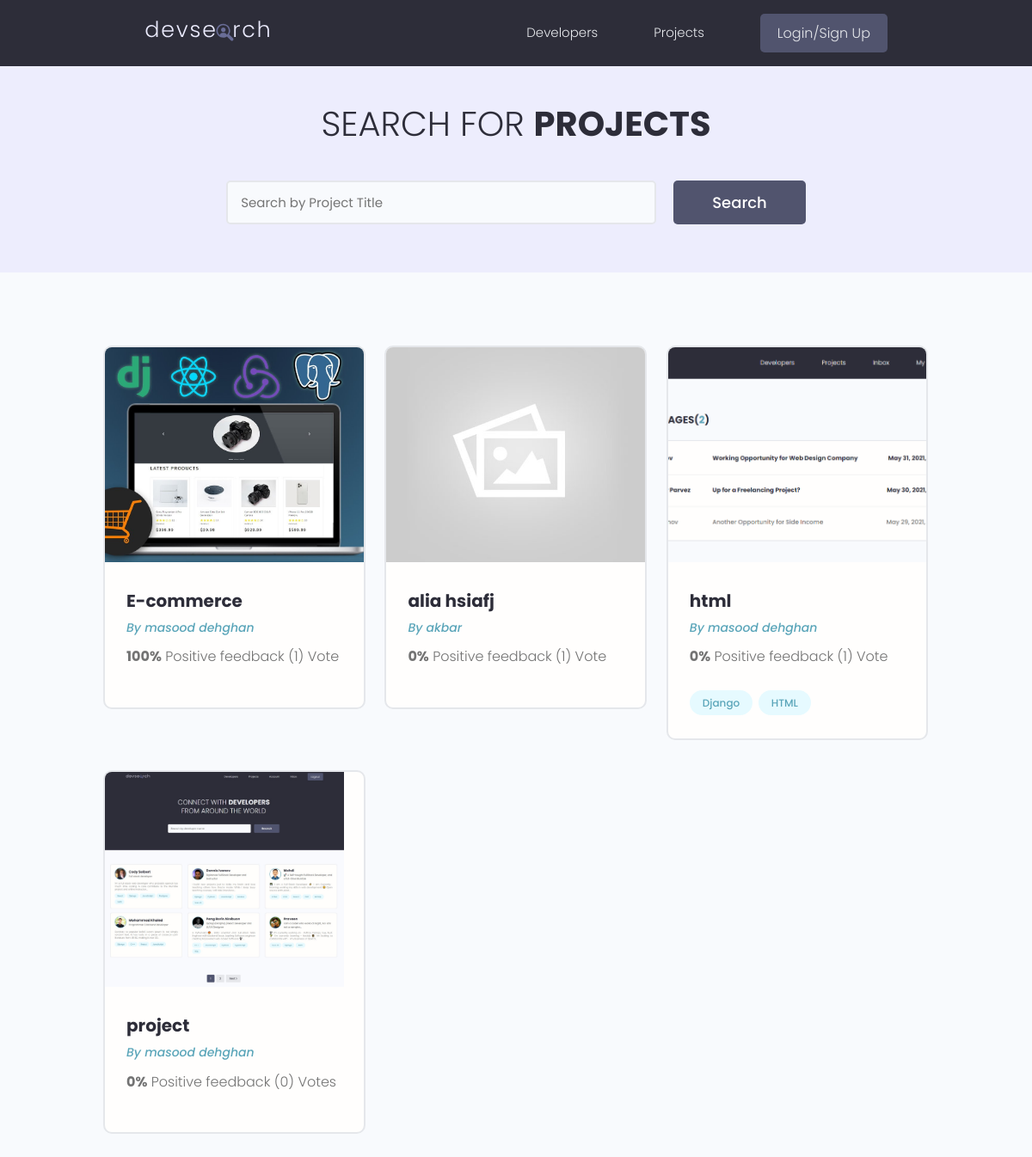
/projects/, run on the app's committed database.
### projects/models.py (models this page shows, shortened)
class Project(models.Model):
    title = models.CharField(max_length=200)
    description =  models.TextField(null=True, blank=True)
    demo_link = models.CharField(max_length=2000, null=True, blank=True)
    featured_image = models.ImageField(null=True, blank=True, default='default.jpg')
    source_link = models.CharField(max_length=2000, null=True, blank=True)
    tags = models.ManyToManyField('Tag', blank=True)
    vote_total = models.IntegerField(default=0, null=True, blank=True)
    vote_ratio = models.IntegerField(default=0, null=True, blank=True)
    owner = models.ForeignKey(Profile, on_delete=models.SET_NULL, null=True, blank=True)
    created = models.DateTimeField(auto_now_add=True)
    id = models.UUIDField(default=uuid.uuid4, unique=True, primary_key=True, editable=False)
    class Meta:
        ordering = ['-vote_ratio', '-vote_total', 'title']

class Tag(models.Model):
    name = models.CharField(max_length=200)
    created = models.DateTimeField(auto_now_add=True)
    id = models.UUIDField(default=uuid.uuid4, unique=True, primary_key=True, editable=False)
    def __str__(self):
        return self.name

### users/models.py (models this page shows, shortened)
class Profile(models.Model):
    user = models.OneToOneField(User, on_delete=models.CASCADE, null=True, blank=True)
    name = models.CharField(max_length=200, blank=True, null=True)
    email = models.EmailField(max_length=500, blank=True, null=True)
    username = models.CharField(max_length=200, blank=True, null=True)
    location = models.CharField(max_length=200, blank=True, null=True)
    short_intro = models.CharField(max_length=200, blank=True, null=True)
    bio = models.TextField(blank=True, null=True)
    profile_image = models.ImageField(null=True, blank=True, default='profiles/user-default.png', upload_to='profiles/')
    social_github = models.CharField(max_length=200, blank=True, null=True)
    social_linkedin = models.CharField(max_length=200, blank=True, null=True)
    social_youtube = models.CharField(max_length=200, blank=True, null=True)
    social_twitter = models.CharField(max_length=200, blank=True, null=True)
    social_website = models.CharField(max_length=200, blank=True, null=True)
    created = models.DateTimeField(auto_now_add=True)
    id = models.UUIDField(default=uuid.uuid4, unique=True, primary_key=True, editable=False)

### projects/views.py (the view)
# urls.py: path('projects/', views.get_projects),
def projects(request):
    projects, search_query = search_project(request)
    custom_range, projects = paginate_projects(request, projects, results=6)
    context =  {
                'projects':projects,
                'search_query':search_query,
                'custom_range':custom_range
                }
    return render(request, 'projects/projects.html', context)

### projects/utils.py (called while the page is built)
def paginate_projects(request, projects, results):
    page = request.GET.get('page')
    paginator = Paginator(projects, results)
    try:
        projects = paginator.page(page)
    except PageNotAnInteger:
        page = 1
        projects = paginator.page(page)
    except EmptyPage:
        page = paginator.num_pages
        projects = paginator.page(page)
    left_idx = (int(page) - 4)
    if left_idx < 1:
        left_idx = 1
    right_idx = (int(page)+ 5)
    if right_idx > paginator.num_pages:
        right_idx = paginator.num_pages + 1
    custom_range = range(left_idx, right_idx)
    return custom_range, projects

def search_project(request):
    search_query = ''
    if request.GET.get('search_query'):
        search_query =  request.GET.get('search_query')
    tags = Tag.objects.filter(name__icontains=search_query)
    projects = Project.objects.distinct().filter(
        Q(title__icontains=search_query) |
        Q(description__icontains=search_query) |
        Q(owner__name__icontains=search_query) |
        Q(tags__in=tags)
    )
    return projects, search_query

### projects/templates/projects/projects.html (shortened to what this page needs)
{% extends 'main.html' %} {%block content%}
<main class="projects">
  <section class="hero-section text-center">
    <div class="container container--narrow">
      <div class="hero-section__box">
        <h2>Search for <span>Projects</span></h2>
      </div>
      <div class="hero-section__search">
        <form id='searchForm' class="form" action="{% url 'projects' %}" method="get">
          <div class="form__field">
            <input
              class="input input--text"
              id="formInput#search"
              type="text"
              name="search_query"
              value="{{search_query}}"
              placeholder="Search by Project Title"
            />
          </div>
          <input class="btn btn--sub btn--lg" type="submit" value="Search" />
        </form>
      </div>
    </div>
  </section>
  <section class="projectsList">
    <div class="container">
      <div class="grid grid--three">
        {% for project in projects %}
        <div class="column">
          <div class="card project">
            <a href="{% url 'project' project.id %}" class="project">
              <img
                class="project__thumbnail"
                src="{{project.featured_image.url}}"
                alt="project thumbnail"
              />
              <div class="card__body">
                <h3 class="project__title">{{project.title}}</h3>
                <p>
                  <a
                    class="project__author"
                    href="/profile/{{project.owner.id}}"
                  >
                    By {{project.owner.name}}</a
                  >
                </p>
                <p class="project--rating">
                  <span style="font-weight: bold">{{project.vote_ratio}}%</span>
                  Positive feedback ({{project.vote_total}})
                  Vote{{project.vote_total|pluralize:'s'}}
                </p>
                <div class="project__tags">
                  {% for tag in project.tags.all %}
                  <span class="tag tag--pill tag--main">
                    <small>{{tag}}</small>
                  </span>
                  {% endfor %}
                </div>
              </div>
            </a>
          </div>
        </div>
        {% endfor %}
      </div>
    </div>
  </section>
</main>
{%endblock content%}

### templates/main.html (shortened to what this page needs)
<!DOCTYPE html>
{% load static %}
<html lang="en">
<head>
  <link rel="stylesheet" href="https://cdn.iconmonstr.com/1.3.0/css/iconmonstr-iconic-font.min.css" />
  <link rel="stylesheet" href="{% static 'uikit/styles/uikit.css'%}" />
  <link rel="stylesheet" href="{% static 'style/app.css' %}" />
</head>
<body>
    {%include 'navbar.html'%}
    {%block content%}
    {%endblock content%}
</body>
</html>

### templates/navbar.html (shortened to what this page needs)
{% load static %}
<header class="header">
    <div class="container container--narrow">
      <a href="{% url 'profile' %}" class="header__logo">
        <img src="{% static 'images/logo.svg' %}" alt="DevSearch Logo" />
      </a>
      <nav class="header__nav">
        <ul class="header__menu">
          <li class="header__menuItem"><a href="{% url 'profile' %}">Developers</a></li>
          <li class="header__menuItem"><a href="{% url 'projects' %}">Projects</a></li>
          {% if request.user.is_authenticated %}
          <li class="header__menuItem"><a href="{% url 'inbox' %}">Inbox</a></li>
          <li class="header__menuItem"><a href="{% url 'account' %}">Account</a></li>
          <li class="header__menuItem"><a href="{% url 'logout' %}" class="btn btn--sub">Logout</a></li>
          {% else %}
          <li class="header__menuItem"><a href="{% url 'login' %}" class="btn btn--sub">Login/Sign Up</a></li>
          {% endif %}
        </ul>
      </nav>
    </div>
</header>

### static/style/app.css (style rules this page uses)
:root { --color-sub: #2d2d39; }
.btn--sub { background-color: var(--color-sub-light); }
.card { border: 2px solid var(--color-light); }
img { width: 100%; }
.header { position: sticky; z-index: 111; background-color: var(--color-sub); padding: 1.5rem 0; }
.header > .container { display: flex; justify-content: space-between; align-items: center; }
.header__logo > img { height: 3.8rem; }
.header__nav > ul { display: inline-flex; align-items: center; list-style: none; gap: 6.5rem; }
.header__menuItem > a { color: var(--color-light); font-weight: 300; }
.hero-section { height: 40vh; display: flex; align-items: center; background-color: var(--color-sub); }
.hero-section__box { margin-bottom: 4rem; }
.hero-section__box > h2, .hero-section__box > h2 > span { font-size: 4rem; color: var(--color-light); line-height: 1.3; text-transform: uppercase; }
.hero-section__box > h2 { font-weight: 300; }
.hero-section__box > h2 > span { font-weight: 700; }
.hero-section__search > .form { display: flex; align-items: center; justify-content: center; gap: 2rem; }
.hero-section__search > .form input.input--text { width: 50rem; }
.project__author { font-size: 1.4rem; font-style: italic; }
.project--rating { margin-bottom: 1.6em; margin-top: .5em; }
.projects > .hero-section { background: var(--color-sub-lighter); height: 30vh; }
.projects .hero-section__box { margin-bottom: 2.5rem; }
.projects .hero-section__box > h2 { color: var(--color-sub); }
.projects .hero-section__box > h2 > span { font-weight: 700; color: var(--color-sub); }
.projectsList { margin-top: 8rem; }
.project__thumbnail { height: 25rem; object-fit: cover; object-position: top center; }
.project__title { font-size: 2rem; font-weight: 700; color: var(--color-sub); }

### static/uikit/styles/modules/_variables.css (style rules this page uses)
:root { --color-main: #5aa5b9; --color-main-light: #e6faff; --color-sub: #3f4156; --color-sub-light: #51546e; --color-sub-lighter: #ededfd; --color-text: #737373; --color-gray: #8b8b8b; --color-light: #e5e7eb; --color-light-gray: #767676; --color-bg: #f8fafd; --color-white: #fffefd; --color-white-light: #f3f3f3; --color-success: #359e64; --color-success-bg: #def8e8; --color-error: #fc4b0b; --color-error-bg: #fff2ee; --font-base: 'Poppins', arial, helvetica, 'Segoe UI', roboto, ubuntu, sans-serif; --font-monospace: 'Fira Code', 'Courier New', courier, monospace; --font-regular: 300; --font-medium: 500; --font-bold: 700; --generic-shadow: 1px 1px 5px #00000010; --generic-transition: all 0.3s ease-in-out; }

### static/uikit/styles/modules/_base.css (style rules this page uses)
* { margin: 0; padding: 0; box-sizing: border-box; text-rendering: optimizeLegibility; color: inherit; font-size: inherit; }
html { font-size: 50%; }
@media only screen and (min-width: 480px) { html { font-size: 56.25%; } }
@media only screen and (min-width: 1200px) { html { font-size: 62.5%; } }
body { line-height: 1.6; font-weight: 400; font-size: 1.5rem; color: var(--color-text); background-color: var(--color-bg); min-height: 100vh; }

### static/uikit/styles/modules/_typography.css (style rules this page uses)
* { font-family: var(--font-base); }
h2 { font-size: 3.6rem; font-weight: var(--font-bold); }
h3 { font-size: 3.2rem; font-weight: var(--font-medium); }
p, span, strong { font-size: 1.6rem; color: var(--color-text); font-weight: var(--font-regular); }
a { padding-bottom: 2px; text-decoration: none; display: inline-block; color: var(--color-main); font-weight: var(--font-medium); }

### static/uikit/styles/modules/_utilities.css (style rules this page uses)
.container { width: 92%; max-width: 165rem; margin: 0 auto; box-sizing: border-box; }
.container--narrow { width: 92%; max-width: 120rem; }
@media screen and (min-width: 1000px) { .container { width: 90%; } }
@media screen and (min-width: 1000px) { .container--narrow { width: 85%; } }
@media screen and (min-width: 1200px) { .container { width: 80%; } }
@media screen and (min-width: 1200px) { .container--narrow { width: 72%; } }
.text-center { text-align: center; }

### static/uikit/styles/modules/_button.css (style rules this page uses)
.btn { display: inline-block; position: relative; cursor: pointer; background-color: var(--color-light); font-weight: var(--font-medium); color: var(--color-sub); text-decoration: none; padding: 1rem 2rem; border-radius: 0.5rem; border: none; width: -webkit-fit-content; width: -moz-fit-content; width: fit-content; height: -webkit-fit-content; height: -moz-fit-content; height: fit-content; font-size: 1.6rem; outline-width: 0; outline-color: transparent; -webkit-backface-visibility: hidden; backface-visibility: hidden; transition: all 0.3s ease-in-out; }
.btn--sub { background-color: var(--color-sub); color: var(--color-white); }
.btn--lg { font-size: 1.8rem; padding: 1.2rem 4.5rem; }

### data on the page
Project: featured_image (picture), title "E-commerce", owner.name "masood dehghan", vote_ratio "100", vote_total "1"
Project: featured_image (placeholder picture), title "alia hsiafj", owner.name "akbar", vote_ratio "0", vote_total "1"
Project: featured_image (picture), title "html", owner.name "masood dehghan", vote_ratio "0", vote_total "1"
Tag: name "Django"
Tag: name "HTML"
Project: featured_image (picture), title "project", owner.name "masood dehghan", vote_ratio "0", vote_total "0"
